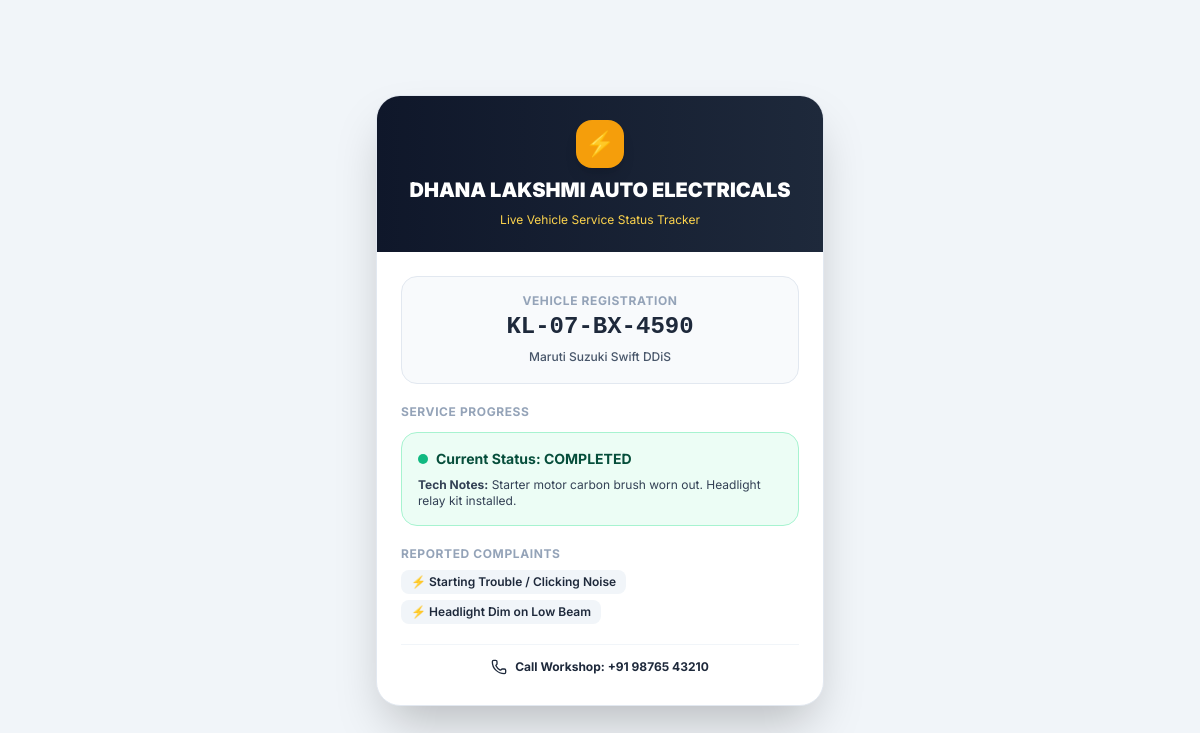
The page /view/job/job_1 on the database its author committed.
### tables this page shows
CREATE TABLE workshop_profile (
        id TEXT PRIMARY KEY,
        name TEXT NOT NULL,
        subtitle TEXT,
        owner_name TEXT,
        phone TEXT NOT NULL,
        email TEXT,
        address TEXT NOT NULL,
        gstin TEXT,
        upi_id TEXT NOT NULL,
        bank_name TEXT,
        bank_account_no TEXT,
        bank_ifsc TEXT,
        bank_branch TEXT,
        currency TEXT DEFAULT '₹',
        terms TEXT,
        created_at TEXT,
        updated_at TEXT
    , language TEXT DEFAULT 'en', master_pin TEXT DEFAULT '1234', logo_url TEXT, upi_payee_name TEXT, gst_slabs TEXT DEFAULT '["0", "5", "12", "18", "28"]', default_state TEXT DEFAULT 'Kerala (32)', default_gst_type TEXT DEFAULT 'INTRA_STATE', tax_regime TEXT DEFAULT 'REGULAR_GST', round_off_enabled INTEGER DEFAULT 1);

CREATE TABLE job_cards (
        id TEXT PRIMARY KEY,
        job_number TEXT NOT NULL UNIQUE,
        customer_id TEXT,
        customer_name TEXT NOT NULL,
        customer_phone TEXT NOT NULL,
        vehicle_id TEXT,
        vehicle_reg_no TEXT NOT NULL,
        vehicle_make_model TEXT NOT NULL,
        odometer INTEGER DEFAULT 0,
        assigned_technician_id TEXT,
        assigned_technician_name TEXT,
        status TEXT DEFAULT 'RECEIVED',
        complaints TEXT DEFAULT '[]',
        custom_complaint_notes TEXT,
        diagnosis_notes TEXT,
        estimated_amount REAL DEFAULT 0.0,
        estimated_delivery_date TEXT,
        total_labor REAL DEFAULT 0.0,
        total_parts REAL DEFAULT 0.0,
        grand_total REAL DEFAULT 0.0,
        created_at TEXT,
        completed_at TEXT,
        delivered_at TEXT
    );

### main.py (the view)
@app.get("/view/job/{job_id}", response_class=HTMLResponse)
async def public_job_view(request: Request, job_id: str):
    conn = db.get_db_connection()
    cursor = conn.cursor()
    cursor.execute("SELECT * FROM job_cards WHERE id = ?", (job_id,))
    row = cursor.fetchone()
    if not row:
        conn.close()
        raise HTTPException(status_code=404, detail="Job Card not found")
    job = dict(row)
    conn.close()
    try:
        complaints_list = json.loads(job["complaints"]) if job["complaints"] else []
    except Exception:
        complaints_list = [job["complaints"]] if job["complaints"] else []
    workshop = get_current_workshop()
    return templates.TemplateResponse(
        request=request,
        name="public_job_view.html",
        context={
            "job": job,
            "complaints_list": complaints_list,
            "workshop": workshop
        }
    )

### templates/public_job_view.html (shortened to what this page needs)
<!DOCTYPE html>
<html lang="en">
<head>
    <script src="https://cdn.tailwindcss.com"></script>
    <link rel="stylesheet" href="/static/css/custom.css">
</head>
<body class="bg-slate-100 text-slate-800 antialiased min-h-screen py-6 px-4 flex flex-col items-center justify-center">
    <div class="max-w-md w-full bg-white rounded-3xl shadow-2xl border border-slate-200 overflow-hidden">
        <div class="bg-gradient-to-r from-slate-900 to-slate-800 text-white p-6 text-center space-y-2">
            <div class="w-12 h-12 rounded-2xl bg-amber-500 text-slate-950 font-black text-2xl mx-auto flex items-center justify-center shadow-lg">
                ⚡
            </div>
            <h1 class="text-xl font-black">{{ workshop.name }}</h1>
            <p class="text-xs text-amber-300">Live Vehicle Service Status Tracker</p>
        </div>
        <div class="p-6 space-y-5">
            <div class="bg-slate-50 p-4 rounded-2xl border border-slate-200 text-center">
                <span class="text-xs text-slate-400 font-bold uppercase tracking-wider block">Vehicle Registration</span>
                <span class="text-2xl font-black text-primary-700 font-mono block mt-0.5">{{ job.vehicle_reg_no }}</span>
                <span class="text-xs text-slate-600 font-medium">{{ job.vehicle_make_model }}</span>
            </div>
            <div class="space-y-3">
                <h3 class="text-xs font-bold text-slate-400 uppercase tracking-wider">Service Progress</h3>
                <div class="p-4 rounded-2xl {% if job.status == 'COMPLETED' %}bg-emerald-50 border-emerald-200 text-emerald-900{% elif job.status == 'IN_PROGRESS' %}bg-amber-50 border-amber-200 text-amber-900{% else %}bg-blue-50 border-blue-200 text-blue-900{% endif %} border">
                    <div class="flex items-center gap-2 font-bold text-sm">
                        <span class="w-2.5 h-2.5 rounded-full {% if job.status == 'COMPLETED' %}bg-emerald-500{% elif job.status == 'IN_PROGRESS' %}bg-amber-500 animate-ping{% else %}bg-blue-500{% endif %}"></span>
                        <span>Current Status: {{ job.status }}</span>
                    </div>
                    {% if job.diagnosis_notes %}
                    <p class="text-xs mt-2 text-slate-700"><b>Tech Notes:</b> {{ job.diagnosis_notes }}</p>
                    {% endif %}
                </div>
            </div>
            <div class="space-y-2">
                <h3 class="text-xs font-bold text-slate-400 uppercase tracking-wider">Reported Complaints</h3>
                <div class="flex flex-wrap gap-1.5">
                    {% for comp in complaints_list %}
                    <span class="px-2.5 py-1 bg-slate-100 text-slate-800 rounded-lg text-xs font-semibold">
                        ⚡ {{ comp }}
                    </span>
                    {% endfor %}
                </div>
            </div>
            <div class="pt-3 border-t border-slate-100 text-center">
                <a href="tel:{{ workshop.phone }}" class="inline-flex items-center gap-2 text-xs font-bold text-primary-700 hover:underline">
                    <i data-lucide="phone" class="w-4 h-4"></i>
                    <span>Call Workshop: {{ workshop.phone }}</span>
                </a>
            </div>
        </div>
    </div>
</body>
</html>

### static/css/custom.css (style rules this page uses)
body { font-family: 'Inter', system-ui, -apple-system, sans-serif; }

### rows shown on the page
workshop_profile: name "DHANA LAKSHMI AUTO ELECTRICALS", phone "+91 98765 43210"
job_cards: vehicle_reg_no "KL-07-BX-4590", vehicle_make_model "Maruti Suzuki Swift DDiS", status "COMPLETED", diagnosis_notes "Starter motor carbon brush worn out. Headlight relay kit installed."

### other values the page prints
{{ comp }} "Starting Trouble / Clicking Noise" "Headlight Dim on Low Beam"
